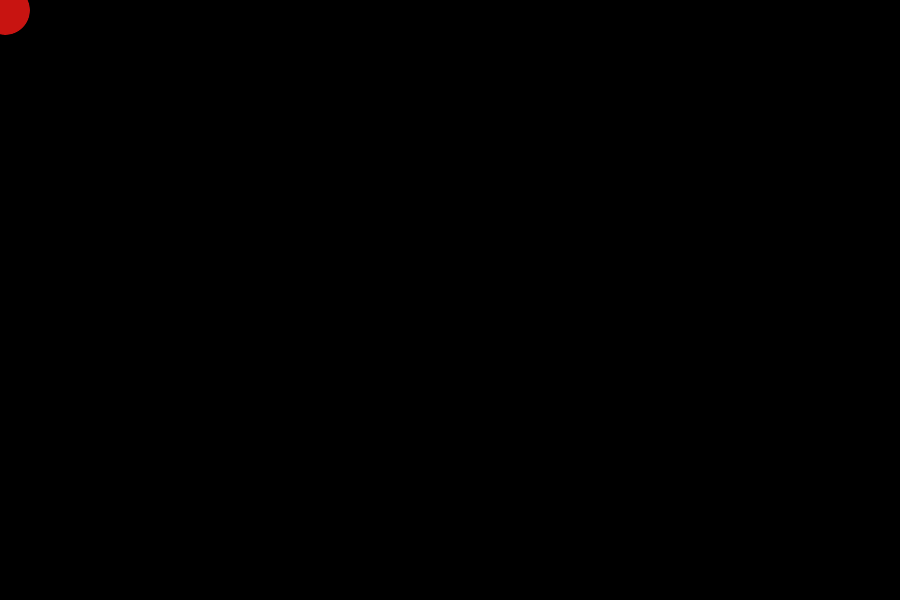
Frame 1 (no input)
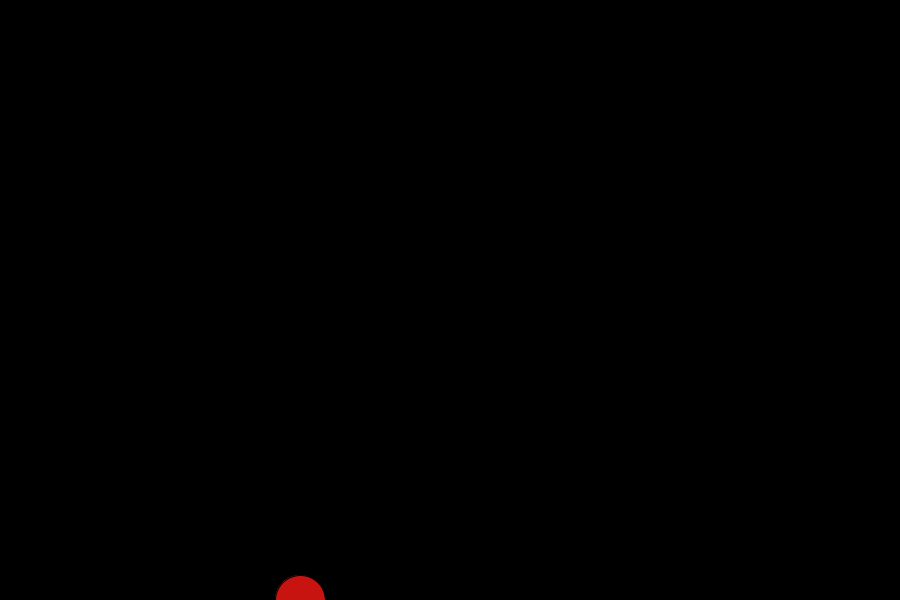
Frame 60 (the mouse pressed at the canvas centre just before this capture)
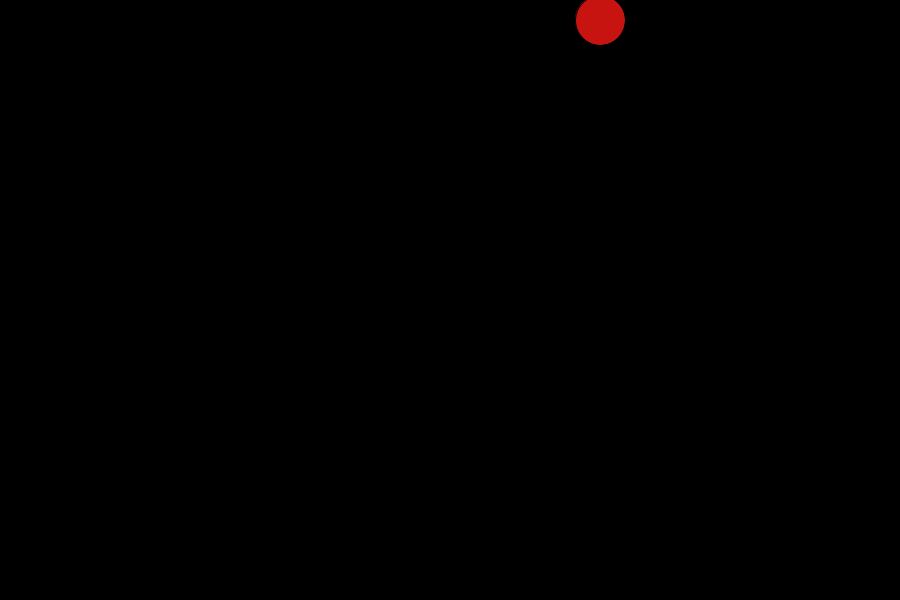
Frame 120 (the mouse held since frame 60 and released just before this capture)

The Processing sketch that drew these frames (run headless with seeded random() and noise(); from frame 60 on, the mouse is pressed at the canvas centre):

// Processing sketch: processing_66228
// ── processing_66228.pde

int xPos = 0;
int yPos = 0;
int speeda = 5;
int speedb = 10;

void setup() {
  size(900,600);
  smooth();
}

void draw() {
  background(0);

  // + speed to the xPos,yPos
  xPos = xPos + speeda;
  yPos = yPos + speedb;

  if ((xPos > width) || (xPos < 0)) {
    
    speeda = speeda * -1;
  }
  
if ((yPos > height) || (yPos < 0)) {
  
  speedb = speedb* -1;
}
  
  stroke(0);
  fill(200,20,17);
  ellipse(xPos,yPos,50,50);
}
